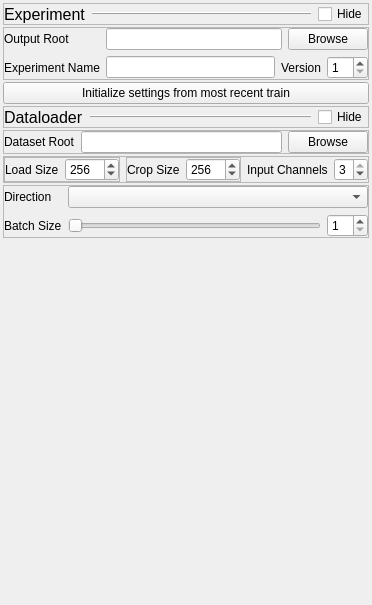
              <widget class="QWidget" name="scrollAreaWidgetContents">
               <property name="geometry">
                <rect>
                 <x>0</x>
                 <y>0</y>
                 <width>337</width>
                 <height>605</height>
                </rect>
               </property>
               <layout class="QVBoxLayout" name="verticalLayout_11">
                <property name="spacing">
                 <number>2</number>
                </property>
                <property name="leftMargin">
                 <number>3</number>
                </property>
                <property name="topMargin">
                 <number>3</number>
                </property>
                <property name="rightMargin">
                 <number>3</number>
                </property>
                <property name="bottomMargin">
                 <number>3</number>
                </property>
                <item>
                 <widget class="QFrame" name="frame_16">
                  <property name="sizePolicy">
                   <sizepolicy hsizetype="Preferred" vsizetype="Maximum">
                    <horstretch>0</horstretch>
                    <verstretch>0</verstretch>
                   </sizepolicy>
                  </property>
                  <property name="frameShape">
                   <enum>QFrame::StyledPanel</enum>
                  </property>
                  <property name="frameShadow">
                   <enum>QFrame::Raised</enum>
                  </property>
                  <layout class="QHBoxLayout" name="horizontalLayout_20">
                   <property name="leftMargin">
                    <number>0</number>
                   </property>
                   <property name="topMargin">
                    <number>0</number>
                   </property>
                   <property name="rightMargin">
                    <number>0</number>
                   </property>
                   <property name="bottomMargin">
                    <number>0</number>
                   </property>
                   <item>
                    <widget class="QLabel" name="label_22">
                     <property name="sizePolicy">
                      <sizepolicy hsizetype="Maximum" vsizetype="Preferred">
                       <horstretch>0</horstretch>
                       <verstretch>0</verstretch>
                      </sizepolicy>
                     </property>
                     <property name="font">
                      <font>
                       <pointsize>12</pointsize>
                       <bold>false</bold>
                       <underline>false</underline>
                      </font>
                     </property>
                     <property name="frameShape">
                      <enum>QFrame::NoFrame</enum>
                     </property>
                     <property name="frameShadow">
                      <enum>QFrame::Raised</enum>
                     </property>
                     <property name="text">
                      <string>Experiment</string>
                     </property>
                    </widget>
                   </item>
                   <item>
                    <widget class="Line" name="line_3">
                     <property name="sizePolicy">
                      <sizepolicy hsizetype="Minimum" vsizetype="Fixed">
                       <horstretch>0</horstretch>
                       <verstretch>0</verstretch>
                      </sizepolicy>
                     </property>
                     <property name="frameShadow">
                      <enum>QFrame::Raised</enum>
                     </property>
                     <property name="lineWidth">
                      <number>1</number>
                     </property>
                     <property name="orientation">
                      <enum>Qt::Horizontal</enum>
                     </property>
                    </widget>
                   </item>
                   <item>
                    <widget class="QCheckBox" name="hide_experiment_settings">
                     <property name="sizePolicy">
                      <sizepolicy hsizetype="Maximum" vsizetype="Fixed">
                       <horstretch>0</horstretch>
                       <verstretch>0</verstretch>
                      </sizepolicy>
                     </property>
                     <property name="text">
                      <string>Hide</string>
                     </property>
                    </widget>
                   </item>
                  </layout>
                 </widget>
                </item>
                <item>
                 <widget class="QFrame" name="frame_2">
                  <property name="sizePolicy">
                   <sizepolicy hsizetype="Preferred" vsizetype="Maximum">
                    <horstretch>0</horstretch>
                    <verstretch>0</verstretch>
                   </sizepolicy>
                  </property>
                  <property name="frameShape">
                   <enum>QFrame::StyledPanel</enum>
                  </property>
                  <property name="frameShadow">
                   <enum>QFrame::Raised</enum>
                  </property>
                  <layout class="QFormLayout" name="formLayout">
                   <property name="verticalSpacing">
                    <number>6</number>
                   </property>
                   <property name="leftMargin">
                    <number>0</number>
                   </property>
                   <property name="topMargin">
                    <number>0</number>
                   </property>
                   <property name="rightMargin">
                    <number>0</number>
                   </property>
                   <property name="bottomMargin">
                    <number>0</number>
                   </property>
                   <item row="2" column="0">
                    <widget class="QLabel" name="label_2">
                     <property name="text">
                      <string>Output Root</string>
                     </property>
                    </widget>
                   </item>
                   <item row="2" column="1">
                    <layout class="QHBoxLayout" name="horizontalLayout_3">
                     <item>
                      <widget class="QLineEdit" name="output_directory"/>
                     </item>
                     <item>
                      <widget class="QPushButton" name="browse_output">
                       <property name="text">
                        <string>Browse</string>
                       </property>
                      </widget>
                     </item>
                    </layout>
                   </item>
                   <item row="3" column="0">
                    <widget class="QLabel" name="label_3">
                     <property name="text">
                      <string>Experiment Name</string>
                     </property>
                    </widget>
                   </item>
                   <item row="3" column="1">
                    <layout class="QHBoxLayout" name="horizontalLayout_4">
                     <item>
                      <widget class="QLineEdit" name="experiment_name"/>
                     </item>
                     <item>
                      <widget class="QLabel" name="label_4">
                       <property name="text">
                        <string>Version</string>
                       </property>
                      </widget>
                     </item>
                     <item>
                      <widget class="QSpinBox" name="experiment_version">
                       <property name="minimum">
                        <number>1</number>
                       </property>
                      </widget>
                     </item>
                    </layout>
                   </item>
                  </layout>
                 </widget>
                </item>
                <item>
                 <widget class="QPushButton" name="init_from_last_train">
                  <property name="text">
                   <string>Initialize settings from most recent train</string>
                  </property>
                 </widget>
                </item>
                <item>
                 <widget class="QFrame" name="frame_17">
                  <property name="sizePolicy">
                   <sizepolicy hsizetype="Preferred" vsizetype="Maximum">
                    <horstretch>0</horstretch>
                    <verstretch>0</verstretch>
                   </sizepolicy>
                  </property>
                  <property name="frameShape">
                   <enum>QFrame::StyledPanel</enum>
                  </property>
                  <property name="frameShadow">
                   <enum>QFrame::Raised</enum>
                  </property>
                  <layout class="QHBoxLayout" name="horizontalLayout_21">
                   <property name="leftMargin">
                    <number>0</number>
                   </property>
                   <property name="topMargin">
                    <number>0</number>
                   </property>
                   <property name="rightMargin">
                    <number>0</number>
                   </property>
                   <property name="bottomMargin">
                    <number>0</number>
                   </property>
                   <item>
                    <widget class="QLabel" name="label_23">
                     <property name="sizePolicy">
                      <sizepolicy hsizetype="Maximum" vsizetype="Preferred">
                       <horstretch>0</horstretch>
                       <verstretch>0</verstretch>
                      </sizepolicy>
                     </property>
                     <property name="font">
                      <font>
                       <pointsize>12</pointsize>
                      </font>
                     </property>
                     <property name="frameShape">
                      <enum>QFrame::NoFrame</enum>
                     </property>
                     <property name="frameShadow">
                      <enum>QFrame::Raised</enum>
                     </property>
                     <property name="text">
                      <string>Dataloader</string>
                     </property>
                    </widget>
                   </item>
                   <item>
                    <widget class="Line" name="line_4">
                     <property name="frameShadow">
                      <enum>QFrame::Raised</enum>
                     </property>
                     <property name="lineWidth">
                      <number>1</number>
                     </property>
                     <property name="orientation">
                      <enum>Qt::Horizontal</enum>
                     </property>
                    </widget>
                   </item>
                   <item>
                    <widget class="QCheckBox" name="hide_dataloader_settings">
                     <property name="sizePolicy">
                      <sizepolicy hsizetype="Maximum" vsizetype="Fixed">
                       <horstretch>0</horstretch>
                       <verstretch>0</verstretch>
                      </sizepolicy>
                     </property>
                     <property name="text">
                      <string>Hide</string>
                     </property>
                    </widget>
                   </item>
                  </layout>
                 </widget>
                </item>
                <item>
                 <widget class="QFrame" name="frame_3">
                  <property name="sizePolicy">
                   <sizepolicy hsizetype="Preferred" vsizetype="Maximum">
                    <horstretch>0</horstretch>
                    <verstretch>0</verstretch>
                   </sizepolicy>
                  </property>
                  <property name="frameShape">
                   <enum>QFrame::StyledPanel</enum>
                  </property>
                  <property name="frameShadow">
                   <enum>QFrame::Raised</enum>
                  </property>
                  <layout class="QFormLayout" name="formLayout_3">
                   <property name="leftMargin">
                    <number>0</number>
                   </property>
                   <property name="topMargin">
                    <number>0</number>
                   </property>
                   <property name="rightMargin">
                    <number>0</number>
                   </property>
                   <property name="bottomMargin">
                    <number>0</number>
                   </property>
                   <item row="0" column="0">
                    <widget class="QLabel" name="label">
                     <property name="text">
                      <string>Dataset Root</string>
                     </property>
                    </widget>
                   </item>
                   <item row="0" column="1">
                    <layout class="QHBoxLayout" name="horizontalLayout_2">
                     <item>
                      <widget class="QLineEdit" name="dataroot"/>
                     </item>
                     <item>
                      <widget class="QPushButton" name="browse_dataset">
                       <property name="text">
                        <string>Browse</string>
                       </property>
                      </widget>
                     </item>
                    </layout>
                   </item>
                  </layout>
                 </widget>
                </item>
                <item>
                 <widget class="QFrame" name="frame_4">
                  <property name="sizePolicy">
                   <sizepolicy hsizetype="Preferred" vsizetype="Maximum">
                    <horstretch>0</horstretch>
                    <verstretch>0</verstretch>
                   </sizepolicy>
                  </property>
                  <property name="frameShape">
                   <enum>QFrame::StyledPanel</enum>
                  </property>
                  <property name="frameShadow">
                   <enum>QFrame::Raised</enum>
                  </property>
                  <layout class="QHBoxLayout" name="horizontalLayout_9">
                   <property name="leftMargin">
                    <number>0</number>
                   </property>
                   <property name="topMargin">
                    <number>0</number>
                   </property>
                   <property name="rightMargin">
                    <number>0</number>
                   </property>
                   <property name="bottomMargin">
                    <number>0</number>
                   </property>
                   <item>
                    <widget class="QFrame" name="frame_5">
                     <property name="frameShape">
                      <enum>QFrame::StyledPanel</enum>
                     </property>
                     <property name="frameShadow">
                      <enum>QFrame::Raised</enum>
                     </property>
                     <layout class="QFormLayout" name="formLayout_4">
                      <property name="leftMargin">
                       <number>0</number>
                      </property>
                      <property name="topMargin">
                       <number>0</number>
                      </property>
                      <property name="rightMargin">
                       <number>0</number>
                      </property>
                      <property name="bottomMargin">
                       <number>0</number>
                      </property>
                      <item row="0" column="0">
                       <widget class="QLabel" name="label_10">
                        <property name="text">
                         <string>Load Size</string>
                        </property>
                       </widget>
                      </item>
                      <item row="0" column="1">
                       <widget class="QSpinBox" name="load_size">
                        <property name="sizePolicy">
                         <sizepolicy hsizetype="Expanding" vsizetype="Fixed">
                          <horstretch>0</horstretch>
                          <verstretch>0</verstretch>
                         </sizepolicy>
                        </property>
                        <property name="minimum">
                         <number>64</number>
                        </property>
                        <property name="maximum">
                         <number>2048</number>
                        </property>
                        <property name="singleStep">
                         <number>64</number>
                        </property>
                        <property name="value">
                         <number>256</number>
                        </property>
                       </widget>
                      </item>
                     </layout>
                    </widget>
                   </item>
                   <item>
                    <widget class="QFrame" name="frame_6">
                     <property name="frameShape">
                      <enum>QFrame::StyledPanel</enum>
                     </property>
                     <property name="frameShadow">
                      <enum>QFrame::Raised</enum>
                     </property>
                     <layout class="QFormLayout" name="formLayout_5">
                      <property name="leftMargin">
                       <number>0</number>
                      </property>
                      <property name="topMargin">
                       <number>0</number>
                      </property>
                      <property name="rightMargin">
                       <number>0</number>
                      </property>
                      <property name="bottomMargin">
                       <number>0</number>
                      </property>
                      <item row="0" column="0">
                       <widget class="QLabel" name="label_11">
                        <property name="text">
                         <string>Crop Size</string>
                        </property>
                       </widget>
                      </item>
                      <item row="0" column="1">
                       <widget class="QSpinBox" name="crop_size">
                        <property name="sizePolicy">
                         <sizepolicy hsizetype="Expanding" vsizetype="Fixed">
                          <horstretch>0</horstretch>
                          <verstretch>0</verstretch>
                         </sizepolicy>
                        </property>
                        <property name="minimum">
                         <number>64</number>
                        </property>
                        <property name="maximum">
                         <number>1024</number>
                        </property>
                        <property name="singleStep">
                         <number>64</number>
                        </property>
                        <property name="value">
                         <number>256</number>
                        </property>
                       </widget>
                      </item>
                     </layout>
                    </widget>
                   </item>
                   <item>
                    <widget class="QLabel" name="label_9">
                     <property name="sizePolicy">
                      <sizepolicy hsizetype="Preferred" vsizetype="Preferred">
                       <horstretch>0</horstretch>
                       <verstretch>0</verstretch>
                      </sizepolicy>
                     </property>
                     <property name="text">
                      <string>Input Channels</string>
                     </property>
                    </widget>
                   </item>
                   <item>
                    <widget class="QSpinBox" name="input_nc">
                     <property name="sizePolicy">
                      <sizepolicy hsizetype="Preferred" vsizetype="Fixed">
                       <horstretch>0</horstretch>
                       <verstretch>0</verstretch>
                      </sizepolicy>
                     </property>
                     <property name="minimum">
                      <number>1</number>
                     </property>
                     <property name="maximum">
                      <number>3</number>
                     </property>
                     <property name="value">
                      <number>3</number>
                     </property>
                    </widget>
                   </item>
                  </layout>
                 </widget>
                </item>
                <item>
                 <widget class="QFrame" name="frame_13">
                  <property name="sizePolicy">
                   <sizepolicy hsizetype="Preferred" vsizetype="Maximum">
                    <horstretch>0</horstretch>
                    <verstretch>0</verstretch>
                   </sizepolicy>
                  </property>
                  <property name="frameShape">
                   <enum>QFrame::StyledPanel</enum>
                  </property>
                  <property name="frameShadow">
                   <enum>QFrame::Raised</enum>
                  </property>
                  <layout class="QFormLayout" name="formLayout_7">
                   <property name="leftMargin">
                    <number>0</number>
                   </property>
                   <property name="topMargin">
                    <number>0</number>
                   </property>
                   <property name="rightMargin">
                    <number>0</number>
                   </property>
                   <property name="bottomMargin">
                    <number>0</number>
                   </property>
                   <item row="0" column="0">
                    <widget class="QLabel" name="label_5">
                     <property name="text">
                      <string>Direction</string>
                     </property>
                    </widget>
                   </item>
                   <item row="0" column="1">
                    <widget class="QComboBox" name="direction">
                     <property name="editable">
                      <bool>false</bool>
                     </property>
                     <property name="currentText">
                      <string/>
                     </property>
                     <property name="currentIndex">
                      <number>-1</number>
                     </property>
                     <property name="frame">
                      <bool>true</bool>
                     </property>
                    </widget>
                   </item>
                   <item row="1" column="0">
                    <widget class="QLabel" name="label_8">
                     <property name="text">
                      <string>Batch Size</string>
                     </property>
                    </widget>
                   </item>
                   <item row="1" column="1">
                    <layout class="QHBoxLayout" name="horizontalLayout_7">
                     <item>
                      <widget class="QSlider" name="batch_size_slider">
                       <property name="minimum">
                        <number>1</number>
                       </property>
                       <property name="maximum">
                        <number>32</number>
                       </property>
                       <property name="value">
                        <number>1</number>
                       </property>
                       <property name="orientation">
                        <enum>Qt::Horizontal</enum>
                       </property>
                      </widget>
                     </item>
                     <item>
                      <widget class="QSpinBox" name="batch_size">
                       <property name="minimum">
                        <number>1</number>
                       </property>
                       <property name="maximum">
                        <number>32</number>
                       </property>
                      </widget>
                     </item>
                    </layout>
                   </item>
                  </layout>
                 </widget>
                </item>
                <item>
                 <spacer name="verticalSpacer_8">
                  <property name="orientation">
                   <enum>Qt::Vertical</enum>
                  </property>
                  <property name="sizeHint" stdset="0">
                   <size>
                    <width>20</width>
                    <height>40</height>
                   </size>
                  </property>
                 </spacer>
                </item>
               </layout>
              </widget>
